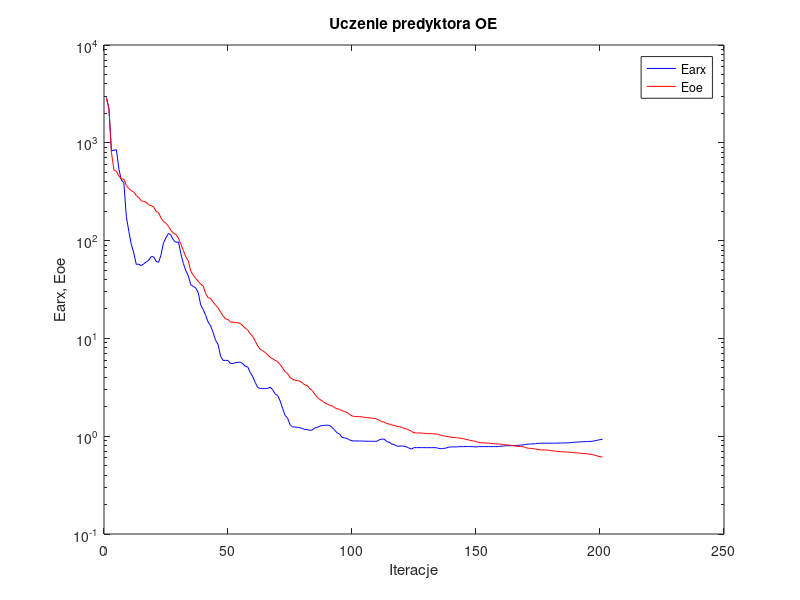
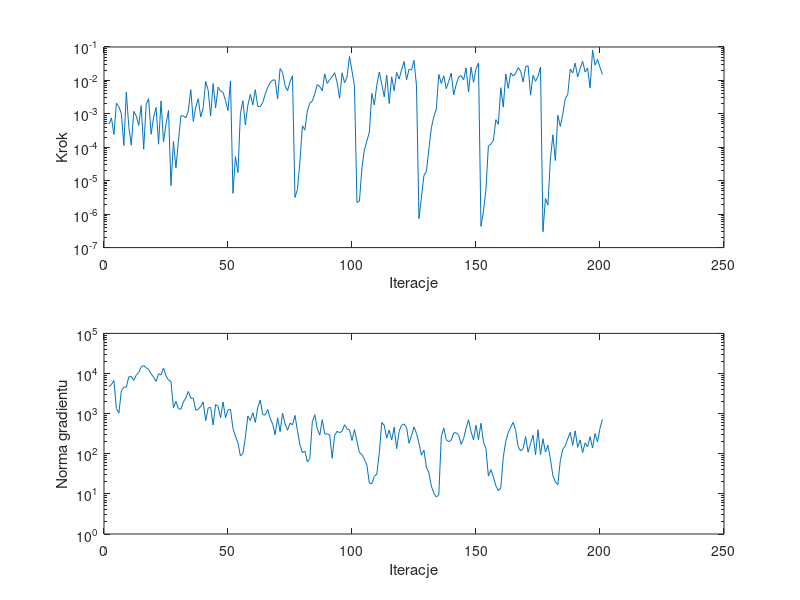

Here is the MATLAB script that generated these plots, in order:
%uczenie predyktora oe
clear all;
n=0; farx(n+1)=2.906999e+003; foe(n+1)=2.830587e+003; wspucz(n+1)=0.000000e+000; ng(n+1)=0.000000e+000;
%odnowa zmiennej metryki
n=1; farx(n+1)=2.228074e+003; foe(n+1)=2.230677e+003; krok(n+1)=4.878389e-004; ng(n+1)=4.673813e+003;
n=2; farx(n+1)=8.273325e+002; foe(n+1)=7.999255e+002; krok(n+1)=7.567049e-004; ng(n+1)=5.334534e+003;
n=3; farx(n+1)=8.399694e+002; foe(n+1)=5.268939e+002; krok(n+1)=2.405598e-004; ng(n+1)=6.667522e+003;
n=4; farx(n+1)=8.496943e+002; foe(n+1)=5.103947e+002; krok(n+1)=2.075244e-003; ng(n+1)=1.337881e+003;
n=5; farx(n+1)=5.385349e+002; foe(n+1)=4.595983e+002; krok(n+1)=1.645803e-003; ng(n+1)=1.032210e+003;
n=6; farx(n+1)=4.156714e+002; foe(n+1)=4.271853e+002; krok(n+1)=1.005907e-003; ng(n+1)=3.759471e+003;
n=7; farx(n+1)=3.916667e+002; foe(n+1)=4.241032e+002; krok(n+1)=1.133097e-004; ng(n+1)=4.549680e+003;
n=8; farx(n+1)=1.762171e+002; foe(n+1)=3.666986e+002; krok(n+1)=4.474402e-003; ng(n+1)=4.624187e+003;
n=9; farx(n+1)=1.248007e+002; foe(n+1)=3.403159e+002; krok(n+1)=4.129769e-004; ng(n+1)=8.285372e+003;
n=10; farx(n+1)=9.178905e+001; foe(n+1)=3.240016e+002; krok(n+1)=1.155909e-004; ng(n+1)=8.423315e+003;
n=11; farx(n+1)=7.497902e+001; foe(n+1)=3.130065e+002; krok(n+1)=1.181969e-003; ng(n+1)=6.756016e+003;
n=12; farx(n+1)=5.719242e+001; foe(n+1)=2.888349e+002; krok(n+1)=8.684522e-004; ng(n+1)=9.088382e+003;
n=13; farx(n+1)=5.740907e+001; foe(n+1)=2.761672e+002; krok(n+1)=4.526501e-004; ng(n+1)=1.053638e+004;
n=14; farx(n+1)=5.557246e+001; foe(n+1)=2.551230e+002; krok(n+1)=1.758026e-003; ng(n+1)=1.472147e+004;
n=15; farx(n+1)=5.783894e+001; foe(n+1)=2.517898e+002; krok(n+1)=8.763006e-005; ng(n+1)=1.565747e+004;
n=16; farx(n+1)=6.047009e+001; foe(n+1)=2.471354e+002; krok(n+1)=1.940049e-003; ng(n+1)=1.394775e+004;
n=17; farx(n+1)=6.290742e+001; foe(n+1)=2.324633e+002; krok(n+1)=2.827577e-003; ng(n+1)=1.260362e+004;
n=18; farx(n+1)=6.851042e+001; foe(n+1)=2.274294e+002; krok(n+1)=2.448449e-004; ng(n+1)=9.868173e+003;
n=19; farx(n+1)=6.832017e+001; foe(n+1)=2.216540e+002; krok(n+1)=7.937301e-004; ng(n+1)=8.050976e+003;
n=20; farx(n+1)=6.145078e+001; foe(n+1)=1.990459e+002; krok(n+1)=1.548092e-003; ng(n+1)=6.358041e+003;
n=21; farx(n+1)=5.994465e+001; foe(n+1)=1.931439e+002; krok(n+1)=1.241749e-004; ng(n+1)=9.911464e+003;
n=22; farx(n+1)=7.130462e+001; foe(n+1)=1.700070e+002; krok(n+1)=2.440097e-003; ng(n+1)=9.168555e+003;
n=23; farx(n+1)=9.535840e+001; foe(n+1)=1.568951e+002; krok(n+1)=1.448755e-004; ng(n+1)=1.370497e+004;
n=24; farx(n+1)=1.069156e+002; foe(n+1)=1.501088e+002; krok(n+1)=4.980849e-004; ng(n+1)=8.761885e+003;
n=25; farx(n+1)=1.185246e+002; foe(n+1)=1.400089e+002; krok(n+1)=1.255518e-003; ng(n+1)=6.913714e+003;
%odnowa zmiennej metryki
n=26; farx(n+1)=1.139872e+002; foe(n+1)=1.271256e+002; krok(n+1)=7.172631e-006; ng(n+1)=6.326507e+003;
n=27; farx(n+1)=1.010397e+002; foe(n+1)=1.189736e+002; krok(n+1)=1.493018e-004; ng(n+1)=1.403835e+003;
n=28; farx(n+1)=9.598134e+001; foe(n+1)=1.156218e+002; krok(n+1)=2.418894e-005; ng(n+1)=2.025222e+003;
n=29; farx(n+1)=9.703229e+001; foe(n+1)=1.062072e+002; krok(n+1)=1.504835e-004; ng(n+1)=1.335096e+003;
n=30; farx(n+1)=7.348647e+001; foe(n+1)=9.194456e+001; krok(n+1)=8.786586e-004; ng(n+1)=1.284682e+003;
n=31; farx(n+1)=5.832222e+001; foe(n+1)=7.881091e+001; krok(n+1)=8.713055e-004; ng(n+1)=1.956360e+003;
n=32; farx(n+1)=4.914148e+001; foe(n+1)=6.821459e+001; krok(n+1)=7.624904e-004; ng(n+1)=2.478280e+003;
n=33; farx(n+1)=4.352215e+001; foe(n+1)=6.202003e+001; krok(n+1)=1.219912e-003; ng(n+1)=3.572594e+003;
n=34; farx(n+1)=3.530745e+001; foe(n+1)=4.868554e+001; krok(n+1)=5.294040e-003; ng(n+1)=2.420410e+003;
n=35; farx(n+1)=3.412806e+001; foe(n+1)=4.400189e+001; krok(n+1)=5.941314e-004; ng(n+1)=2.415554e+003;
n=36; farx(n+1)=3.274980e+001; foe(n+1)=4.098401e+001; krok(n+1)=1.587460e-003; ng(n+1)=1.218497e+003;
n=37; farx(n+1)=2.933957e+001; foe(n+1)=3.824968e+001; krok(n+1)=2.850058e-003; ng(n+1)=1.282494e+003;
n=38; farx(n+1)=2.197138e+001; foe(n+1)=3.591845e+001; krok(n+1)=8.062699e-004; ng(n+1)=1.517224e+003;
n=39; farx(n+1)=1.971889e+001; foe(n+1)=3.440512e+001; krok(n+1)=1.548092e-003; ng(n+1)=1.961462e+003;
n=40; farx(n+1)=1.721212e+001; foe(n+1)=2.874029e+001; krok(n+1)=9.338225e-003; ng(n+1)=6.664260e+002;
n=41; farx(n+1)=1.469097e+001; foe(n+1)=2.607964e+001; krok(n+1)=5.087256e-003; ng(n+1)=1.385676e+003;
n=42; farx(n+1)=1.344299e+001; foe(n+1)=2.558852e+001; krok(n+1)=8.676816e-004; ng(n+1)=1.429399e+003;
n=43; farx(n+1)=1.147555e+001; foe(n+1)=2.358348e+001; krok(n+1)=8.055458e-003; ng(n+1)=5.228988e+002;
n=44; farx(n+1)=9.554368e+000; foe(n+1)=2.176271e+001; krok(n+1)=1.510644e-003; ng(n+1)=1.689917e+003;
n=45; farx(n+1)=8.668000e+000; foe(n+1)=2.062997e+001; krok(n+1)=6.319511e-003; ng(n+1)=1.514533e+003;
n=46; farx(n+1)=6.569273e+000; foe(n+1)=1.850462e+001; krok(n+1)=4.806036e-003; ng(n+1)=7.880054e+002;
n=47; farx(n+1)=5.956847e+000; foe(n+1)=1.710083e+001; krok(n+1)=4.375565e-003; ng(n+1)=1.958313e+003;
n=48; farx(n+1)=5.964459e+000; foe(n+1)=1.580449e+001; krok(n+1)=2.487486e-003; ng(n+1)=7.903393e+002;
n=49; farx(n+1)=5.955114e+000; foe(n+1)=1.563032e+001; krok(n+1)=1.259039e-003; ng(n+1)=1.234908e+003;
n=50; farx(n+1)=5.533973e+000; foe(n+1)=1.469479e+001; krok(n+1)=9.630946e-003; ng(n+1)=1.284936e+003;
%odnowa zmiennej metryki
n=51; farx(n+1)=5.534646e+000; foe(n+1)=1.466292e+001; krok(n+1)=4.189792e-006; ng(n+1)=4.222318e+002;
n=52; farx(n+1)=5.665313e+000; foe(n+1)=1.449292e+001; krok(n+1)=5.294446e-005; ng(n+1)=2.740988e+002;
n=53; farx(n+1)=5.682607e+000; foe(n+1)=1.447043e+001; krok(n+1)=1.757217e-005; ng(n+1)=1.878189e+002;
n=54; farx(n+1)=5.719284e+000; foe(n+1)=1.419617e+001; krok(n+1)=9.977322e-004; ng(n+1)=8.851514e+001;
n=55; farx(n+1)=5.513722e+000; foe(n+1)=1.344348e+001; krok(n+1)=2.467965e-003; ng(n+1)=1.013577e+002;
n=56; farx(n+1)=5.174115e+000; foe(n+1)=1.266824e+001; krok(n+1)=4.652564e-004; ng(n+1)=2.541542e+002;
n=57; farx(n+1)=5.097068e+000; foe(n+1)=1.212780e+001; krok(n+1)=1.812955e-003; ng(n+1)=8.688730e+002;
n=58; farx(n+1)=4.447351e+000; foe(n+1)=1.112664e+001; krok(n+1)=3.816075e-003; ng(n+1)=6.748421e+002;
n=59; farx(n+1)=4.049990e+000; foe(n+1)=1.043949e+001; krok(n+1)=1.854565e-003; ng(n+1)=1.056178e+003;
n=60; farx(n+1)=3.535799e+000; foe(n+1)=9.349664e+000; krok(n+1)=5.296999e-003; ng(n+1)=6.044602e+002;
n=61; farx(n+1)=3.143742e+000; foe(n+1)=8.374518e+000; krok(n+1)=1.683682e-003; ng(n+1)=1.405396e+003;
n=62; farx(n+1)=3.077585e+000; foe(n+1)=7.722741e+000; krok(n+1)=1.629095e-003; ng(n+1)=2.183196e+003;
n=63; farx(n+1)=3.083718e+000; foe(n+1)=7.494715e+000; krok(n+1)=2.201622e-003; ng(n+1)=9.456180e+002;
n=64; farx(n+1)=3.062274e+000; foe(n+1)=7.181622e+000; krok(n+1)=3.870416e-003; ng(n+1)=9.243920e+002;
n=65; farx(n+1)=3.083133e+000; foe(n+1)=6.802355e+000; krok(n+1)=6.254878e-003; ng(n+1)=1.272971e+003;
n=66; farx(n+1)=3.172763e+000; foe(n+1)=6.404809e+000; krok(n+1)=8.534063e-003; ng(n+1)=7.645598e+002;
n=67; farx(n+1)=2.986691e+000; foe(n+1)=6.204254e+000; krok(n+1)=1.023953e-002; ng(n+1)=5.486565e+002;
n=68; farx(n+1)=2.708763e+000; foe(n+1)=5.955159e+000; krok(n+1)=1.033570e-002; ng(n+1)=2.988611e+002;
n=69; farx(n+1)=2.610189e+000; foe(n+1)=5.802891e+000; krok(n+1)=2.774090e-003; ng(n+1)=7.889379e+002;
n=70; farx(n+1)=2.300762e+000; foe(n+1)=5.403295e+000; krok(n+1)=2.279678e-002; ng(n+1)=3.558607e+002;
n=71; farx(n+1)=1.934300e+000; foe(n+1)=5.018266e+000; krok(n+1)=1.705843e-002; ng(n+1)=1.032820e+003;
n=72; farx(n+1)=1.635294e+000; foe(n+1)=4.555587e+000; krok(n+1)=7.032104e-003; ng(n+1)=5.605481e+002;
n=73; farx(n+1)=1.534446e+000; foe(n+1)=4.395584e+000; krok(n+1)=4.938447e-003; ng(n+1)=3.841607e+002;
n=74; farx(n+1)=1.313219e+000; foe(n+1)=3.997700e+000; krok(n+1)=8.996953e-003; ng(n+1)=5.803055e+002;
n=75; farx(n+1)=1.244001e+000; foe(n+1)=3.822230e+000; krok(n+1)=1.378623e-002; ng(n+1)=5.237235e+002;
%odnowa zmiennej metryki
n=76; farx(n+1)=1.238431e+000; foe(n+1)=3.733027e+000; krok(n+1)=3.162689e-006; ng(n+1)=9.024796e+002;
n=77; farx(n+1)=1.234622e+000; foe(n+1)=3.702097e+000; krok(n+1)=5.513365e-006; ng(n+1)=3.775234e+002;
n=78; farx(n+1)=1.222032e+000; foe(n+1)=3.664369e+000; krok(n+1)=3.785202e-005; ng(n+1)=1.683111e+002;
n=79; farx(n+1)=1.198470e+000; foe(n+1)=3.491250e+000; krok(n+1)=4.393293e-004; ng(n+1)=1.066851e+002;
n=80; farx(n+1)=1.172706e+000; foe(n+1)=3.351429e+000; krok(n+1)=3.270787e-004; ng(n+1)=1.163445e+002;
n=81; farx(n+1)=1.168936e+000; foe(n+1)=3.292471e+000; krok(n+1)=1.233983e-003; ng(n+1)=6.248126e+001;
n=82; farx(n+1)=1.147663e+000; foe(n+1)=3.048025e+000; krok(n+1)=2.100547e-003; ng(n+1)=7.706494e+001;
n=83; farx(n+1)=1.156351e+000; foe(n+1)=2.929027e+000; krok(n+1)=2.431442e-003; ng(n+1)=6.273703e+002;
n=84; farx(n+1)=1.213269e+000; foe(n+1)=2.676859e+000; krok(n+1)=4.001696e-003; ng(n+1)=9.396259e+002;
n=85; farx(n+1)=1.230767e+000; foe(n+1)=2.506810e+000; krok(n+1)=7.481826e-003; ng(n+1)=4.209556e+002;
n=86; farx(n+1)=1.266753e+000; foe(n+1)=2.381567e+000; krok(n+1)=6.518600e-003; ng(n+1)=2.910758e+002;
n=87; farx(n+1)=1.286161e+000; foe(n+1)=2.290100e+000; krok(n+1)=4.938447e-003; ng(n+1)=7.073929e+002;
n=88; farx(n+1)=1.289825e+000; foe(n+1)=2.190321e+000; krok(n+1)=1.561084e-002; ng(n+1)=3.122682e+002;
n=89; farx(n+1)=1.298388e+000; foe(n+1)=2.134874e+000; krok(n+1)=8.130648e-003; ng(n+1)=3.130808e+002;
n=90; farx(n+1)=1.285672e+000; foe(n+1)=2.070837e+000; krok(n+1)=1.053841e-002; ng(n+1)=2.996401e+002;
n=91; farx(n+1)=1.231514e+000; foe(n+1)=2.034871e+000; krok(n+1)=1.282772e-002; ng(n+1)=7.728171e+001;
n=92; farx(n+1)=1.152798e+000; foe(n+1)=1.959171e+000; krok(n+1)=1.706649e-002; ng(n+1)=2.864300e+002;
n=93; farx(n+1)=1.081994e+000; foe(n+1)=1.904459e+000; krok(n+1)=8.751130e-003; ng(n+1)=3.630520e+002;
n=94; farx(n+1)=1.052256e+000; foe(n+1)=1.886376e+000; krok(n+1)=2.914669e-003; ng(n+1)=3.334384e+002;
n=95; farx(n+1)=9.729167e-001; foe(n+1)=1.818237e+000; krok(n+1)=1.696688e-002; ng(n+1)=3.642578e+002;
n=96; farx(n+1)=9.589843e-001; foe(n+1)=1.788003e+000; krok(n+1)=8.471180e-003; ng(n+1)=5.292695e+002;
n=97; farx(n+1)=9.479119e-001; foe(n+1)=1.750772e+000; krok(n+1)=1.263902e-002; ng(n+1)=4.113043e+002;
n=98; farx(n+1)=9.161635e-001; foe(n+1)=1.666218e+000; krok(n+1)=5.235740e-002; ng(n+1)=3.950879e+002;
n=99; farx(n+1)=8.963009e-001; foe(n+1)=1.611502e+000; krok(n+1)=1.906683e-002; ng(n+1)=2.143840e+002;
n=100; farx(n+1)=8.945663e-001; foe(n+1)=1.589030e+000; krok(n+1)=6.752063e-003; ng(n+1)=4.017822e+002;
%odnowa zmiennej metryki
n=101; farx(n+1)=8.942763e-001; foe(n+1)=1.586120e+000; krok(n+1)=2.228351e-006; ng(n+1)=2.041629e+002;
n=102; farx(n+1)=8.942257e-001; foe(n+1)=1.585078e+000; krok(n+1)=2.460280e-006; ng(n+1)=1.064395e+002;
n=103; farx(n+1)=8.916171e-001; foe(n+1)=1.577587e+000; krok(n+1)=2.418894e-005; ng(n+1)=9.584599e+001;
n=104; farx(n+1)=8.903277e-001; foe(n+1)=1.561067e+000; krok(n+1)=8.408970e-005; ng(n+1)=7.264168e+001;
n=105; farx(n+1)=8.883766e-001; foe(n+1)=1.546192e+000; krok(n+1)=1.541640e-004; ng(n+1)=5.215946e+001;
n=106; farx(n+1)=8.879403e-001; foe(n+1)=1.542490e+000; krok(n+1)=2.866652e-004; ng(n+1)=1.856422e+001;
n=107; farx(n+1)=8.877182e-001; foe(n+1)=1.530053e+000; krok(n+1)=4.065324e-003; ng(n+1)=1.771156e+001;
n=108; farx(n+1)=8.870927e-001; foe(n+1)=1.518746e+000; krok(n+1)=1.841613e-003; ng(n+1)=2.733023e+001;
n=109; farx(n+1)=8.862614e-001; foe(n+1)=1.503707e+000; krok(n+1)=7.251821e-003; ng(n+1)=3.128593e+001;
n=110; farx(n+1)=9.190367e-001; foe(n+1)=1.448222e+000; krok(n+1)=1.785641e-002; ng(n+1)=1.035153e+002;
n=111; farx(n+1)=9.329212e-001; foe(n+1)=1.410019e+000; krok(n+1)=7.737158e-003; ng(n+1)=6.061428e+002;
n=112; farx(n+1)=9.347421e-001; foe(n+1)=1.395084e+000; krok(n+1)=3.209934e-003; ng(n+1)=5.118668e+002;
n=113; farx(n+1)=8.813685e-001; foe(n+1)=1.345127e+000; krok(n+1)=1.448480e-002; ng(n+1)=2.462065e+002;
n=114; farx(n+1)=8.686782e-001; foe(n+1)=1.334572e+000; krok(n+1)=2.032216e-003; ng(n+1)=3.897766e+002;
n=115; farx(n+1)=8.314095e-001; foe(n+1)=1.301797e+000; krok(n+1)=1.284535e-002; ng(n+1)=2.189147e+002;
n=116; farx(n+1)=8.228538e-001; foe(n+1)=1.290291e+000; krok(n+1)=4.904166e-003; ng(n+1)=4.563181e+002;
n=117; farx(n+1)=7.933920e-001; foe(n+1)=1.264188e+000; krok(n+1)=1.733857e-002; ng(n+1)=1.343178e+002;
n=118; farx(n+1)=7.873312e-001; foe(n+1)=1.253248e+000; krok(n+1)=1.095618e-002; ng(n+1)=3.587535e+002;
n=119; farx(n+1)=7.964385e-001; foe(n+1)=1.230379e+000; krok(n+1)=2.080702e-002; ng(n+1)=5.146635e+002;
n=120; farx(n+1)=7.887591e-001; foe(n+1)=1.201721e+000; krok(n+1)=3.688951e-002; ng(n+1)=5.524359e+002;
n=121; farx(n+1)=7.767655e-001; foe(n+1)=1.187746e+000; krok(n+1)=1.046652e-002; ng(n+1)=4.503853e+002;
n=122; farx(n+1)=7.554608e-001; foe(n+1)=1.154761e+000; krok(n+1)=2.165649e-002; ng(n+1)=1.822667e+002;
n=123; farx(n+1)=7.394176e-001; foe(n+1)=1.119047e+000; krok(n+1)=2.067140e-002; ng(n+1)=2.857221e+002;
n=124; farx(n+1)=7.634457e-001; foe(n+1)=1.084312e+000; krok(n+1)=4.000365e-002; ng(n+1)=4.652288e+002;
n=125; farx(n+1)=7.642056e-001; foe(n+1)=1.079744e+000; krok(n+1)=6.998367e-003; ng(n+1)=3.216468e+002;
%odnowa zmiennej metryki
n=126; farx(n+1)=7.641930e-001; foe(n+1)=1.078442e+000; krok(n+1)=7.315661e-007; ng(n+1)=1.815758e+002;
n=127; farx(n+1)=7.641830e-001; foe(n+1)=1.077361e+000; krok(n+1)=3.170998e-006; ng(n+1)=9.223198e+001;
n=128; farx(n+1)=7.634625e-001; foe(n+1)=1.069370e+000; krok(n+1)=1.442554e-005; ng(n+1)=1.232852e+002;
n=129; farx(n+1)=7.636422e-001; foe(n+1)=1.067962e+000; krok(n+1)=1.904053e-005; ng(n+1)=4.641424e+001;
n=130; farx(n+1)=7.632435e-001; foe(n+1)=1.063755e+000; krok(n+1)=8.923578e-005; ng(n+1)=3.368403e+001;
n=131; farx(n+1)=7.637606e-001; foe(n+1)=1.060165e+000; krok(n+1)=3.831728e-004; ng(n+1)=1.564502e+001;
n=132; farx(n+1)=7.638851e-001; foe(n+1)=1.057741e+000; krok(n+1)=8.259539e-004; ng(n+1)=1.045124e+001;
n=133; farx(n+1)=7.631320e-001; foe(n+1)=1.056455e+000; krok(n+1)=1.402097e-003; ng(n+1)=8.340184e+000;
n=134; farx(n+1)=7.505657e-001; foe(n+1)=1.037403e+000; krok(n+1)=1.506159e-002; ng(n+1)=9.429376e+000;
n=135; farx(n+1)=7.448992e-001; foe(n+1)=1.022654e+000; krok(n+1)=8.130648e-003; ng(n+1)=2.674783e+002;
n=136; farx(n+1)=7.502983e-001; foe(n+1)=1.003929e+000; krok(n+1)=1.370811e-002; ng(n+1)=4.407092e+002;
n=137; farx(n+1)=7.568375e-001; foe(n+1)=9.987356e-001; krok(n+1)=5.680993e-003; ng(n+1)=2.236793e+002;
n=138; farx(n+1)=7.732500e-001; foe(n+1)=9.883034e-001; krok(n+1)=9.405190e-003; ng(n+1)=2.003037e+002;
n=139; farx(n+1)=7.769463e-001; foe(n+1)=9.747237e-001; krok(n+1)=1.650507e-002; ng(n+1)=2.162961e+002;
n=140; farx(n+1)=7.772852e-001; foe(n+1)=9.705369e-001; krok(n+1)=3.683227e-003; ng(n+1)=3.281553e+002;
n=141; farx(n+1)=7.783898e-001; foe(n+1)=9.654715e-001; krok(n+1)=7.479896e-003; ng(n+1)=3.359372e+002;
n=142; farx(n+1)=7.804300e-001; foe(n+1)=9.609250e-001; krok(n+1)=1.269968e-002; ng(n+1)=2.908299e+002;
n=143; farx(n+1)=7.825728e-001; foe(n+1)=9.506323e-001; krok(n+1)=1.391254e-002; ng(n+1)=1.714959e+002;
n=144; farx(n+1)=7.821697e-001; foe(n+1)=9.421203e-001; krok(n+1)=1.038769e-002; ng(n+1)=2.403309e+002;
n=145; farx(n+1)=7.836240e-001; foe(n+1)=9.267413e-001; krok(n+1)=2.357847e-002; ng(n+1)=4.355340e+002;
n=146; farx(n+1)=7.840113e-001; foe(n+1)=9.163796e-001; krok(n+1)=4.534550e-003; ng(n+1)=7.045890e+002;
n=147; farx(n+1)=7.829518e-001; foe(n+1)=9.026178e-001; krok(n+1)=2.508493e-002; ng(n+1)=3.593524e+002;
n=148; farx(n+1)=7.809056e-001; foe(n+1)=8.947624e-001; krok(n+1)=8.751130e-003; ng(n+1)=2.207958e+002;
n=149; farx(n+1)=7.761231e-001; foe(n+1)=8.827642e-001; krok(n+1)=2.223039e-002; ng(n+1)=5.136091e+002;
n=150; farx(n+1)=7.829593e-001; foe(n+1)=8.648183e-001; krok(n+1)=3.329740e-002; ng(n+1)=2.254464e+002;
%odnowa zmiennej metryki
n=151; farx(n+1)=7.828569e-001; foe(n+1)=8.569074e-001; krok(n+1)=4.328174e-007; ng(n+1)=5.764864e+002;
n=152; farx(n+1)=7.827573e-001; foe(n+1)=8.549950e-001; krok(n+1)=1.194786e-006; ng(n+1)=1.970236e+002;
n=153; farx(n+1)=7.824724e-001; foe(n+1)=8.516527e-001; krok(n+1)=5.456206e-006; ng(n+1)=1.350734e+002;
n=154; farx(n+1)=7.825471e-001; foe(n+1)=8.491328e-001; krok(n+1)=1.107642e-004; ng(n+1)=2.774546e+001;
n=155; farx(n+1)=7.824449e-001; foe(n+1)=8.428906e-001; krok(n+1)=1.247165e-004; ng(n+1)=4.033799e+001;
n=156; farx(n+1)=7.820374e-001; foe(n+1)=8.392254e-001; krok(n+1)=1.592886e-004; ng(n+1)=2.664470e+001;
n=157; farx(n+1)=7.828119e-001; foe(n+1)=8.335696e-001; krok(n+1)=6.694872e-004; ng(n+1)=1.595661e+001;
n=158; farx(n+1)=7.832454e-001; foe(n+1)=8.325584e-001; krok(n+1)=4.875677e-004; ng(n+1)=1.201554e+001;
n=159; farx(n+1)=7.892870e-001; foe(n+1)=8.266627e-001; krok(n+1)=6.053639e-003; ng(n+1)=1.415732e+001;
n=160; farx(n+1)=7.931564e-001; foe(n+1)=8.230972e-001; krok(n+1)=1.587460e-003; ng(n+1)=8.133520e+001;
n=161; farx(n+1)=7.977055e-001; foe(n+1)=8.167268e-001; krok(n+1)=1.556427e-002; ng(n+1)=2.060727e+002;
n=162; farx(n+1)=7.997967e-001; foe(n+1)=8.126758e-001; krok(n+1)=5.767896e-003; ng(n+1)=3.355312e+002;
n=163; farx(n+1)=7.990680e-001; foe(n+1)=8.079534e-001; krok(n+1)=1.683407e-002; ng(n+1)=4.595276e+002;
n=164; farx(n+1)=8.023014e-001; foe(n+1)=7.995364e-001; krok(n+1)=1.349675e-002; ng(n+1)=6.045791e+002;
n=165; farx(n+1)=8.037334e-001; foe(n+1)=7.925416e-001; krok(n+1)=1.634950e-002; ng(n+1)=3.807864e+002;
n=166; farx(n+1)=8.054955e-001; foe(n+1)=7.875220e-001; krok(n+1)=2.428721e-002; ng(n+1)=1.502382e+002;
n=167; farx(n+1)=8.113414e-001; foe(n+1)=7.841431e-001; krok(n+1)=1.899071e-002; ng(n+1)=1.176481e+002;
n=168; farx(n+1)=8.148342e-001; foe(n+1)=7.811589e-001; krok(n+1)=9.019129e-003; ng(n+1)=1.345379e+002;
n=169; farx(n+1)=8.213052e-001; foe(n+1)=7.658276e-001; krok(n+1)=2.548582e-002; ng(n+1)=2.686427e+002;
n=170; farx(n+1)=8.300544e-001; foe(n+1)=7.537328e-001; krok(n+1)=2.757245e-002; ng(n+1)=1.089915e+002;
n=171; farx(n+1)=8.318573e-001; foe(n+1)=7.512909e-001; krok(n+1)=3.621201e-003; ng(n+1)=1.828898e+002;
n=172; farx(n+1)=8.338037e-001; foe(n+1)=7.450466e-001; krok(n+1)=1.423591e-002; ng(n+1)=2.902150e+002;
n=173; farx(n+1)=8.389470e-001; foe(n+1)=7.400661e-001; krok(n+1)=9.428457e-003; ng(n+1)=9.431254e+001;
n=174; farx(n+1)=8.459215e-001; foe(n+1)=7.316220e-001; krok(n+1)=1.321526e-002; ng(n+1)=3.970534e+002;
n=175; farx(n+1)=8.482560e-001; foe(n+1)=7.247424e-001; krok(n+1)=2.521242e-002; ng(n+1)=9.532328e+001;
%odnowa zmiennej metryki
n=176; farx(n+1)=8.482544e-001; foe(n+1)=7.240801e-001; krok(n+1)=2.991227e-007; ng(n+1)=2.364980e+002;
n=177; farx(n+1)=8.483160e-001; foe(n+1)=7.228175e-001; krok(n+1)=2.938190e-006; ng(n+1)=1.103836e+002;
n=178; farx(n+1)=8.484430e-001; foe(n+1)=7.209252e-001; krok(n+1)=1.868922e-006; ng(n+1)=1.630822e+002;
n=179; farx(n+1)=8.488643e-001; foe(n+1)=7.119947e-001; krok(n+1)=4.452497e-005; ng(n+1)=7.423015e+001;
n=180; farx(n+1)=8.488285e-001; foe(n+1)=7.061237e-001; krok(n+1)=2.368916e-004; ng(n+1)=2.843554e+001;
n=181; farx(n+1)=8.488968e-001; foe(n+1)=7.055872e-001; krok(n+1)=4.013634e-005; ng(n+1)=1.970124e+001;
n=182; farx(n+1)=8.508967e-001; foe(n+1)=6.984351e-001; krok(n+1)=9.064776e-004; ng(n+1)=1.703305e+001;
n=183; farx(n+1)=8.520336e-001; foe(n+1)=6.950167e-001; krok(n+1)=4.205124e-004; ng(n+1)=6.801375e+001;
n=184; farx(n+1)=8.527949e-001; foe(n+1)=6.930891e-001; krok(n+1)=9.988735e-004; ng(n+1)=1.302252e+002;
n=185; farx(n+1)=8.545018e-001; foe(n+1)=6.901841e-001; krok(n+1)=2.840497e-003; ng(n+1)=1.571806e+002;
n=186; farx(n+1)=8.555772e-001; foe(n+1)=6.876732e-001; krok(n+1)=3.846158e-003; ng(n+1)=2.366292e+002;
n=187; farx(n+1)=8.576853e-001; foe(n+1)=6.842612e-001; krok(n+1)=2.178313e-002; ng(n+1)=3.411621e+002;
n=188; farx(n+1)=8.638241e-001; foe(n+1)=6.819108e-001; krok(n+1)=1.664795e-002; ng(n+1)=1.628170e+002;
n=189; farx(n+1)=8.686346e-001; foe(n+1)=6.767164e-001; krok(n+1)=3.277333e-002; ng(n+1)=3.724423e+002;
n=190; farx(n+1)=8.696494e-001; foe(n+1)=6.748570e-001; krok(n+1)=1.260621e-002; ng(n+1)=1.446933e+002;
n=191; farx(n+1)=8.764880e-001; foe(n+1)=6.690307e-001; krok(n+1)=2.272397e-002; ng(n+1)=2.207182e+002;
n=192; farx(n+1)=8.782604e-001; foe(n+1)=6.652776e-001; krok(n+1)=3.749862e-002; ng(n+1)=1.069522e+002;
n=193; farx(n+1)=8.789087e-001; foe(n+1)=6.634971e-001; krok(n+1)=1.775074e-002; ng(n+1)=1.869904e+002;
n=194; farx(n+1)=8.828282e-001; foe(n+1)=6.592688e-001; krok(n+1)=2.334578e-002; ng(n+1)=1.475863e+002;
n=195; farx(n+1)=8.839120e-001; foe(n+1)=6.550261e-001; krok(n+1)=5.915528e-003; ng(n+1)=2.658838e+002;
n=196; farx(n+1)=8.885252e-001; foe(n+1)=6.476661e-001; krok(n+1)=8.035313e-002; ng(n+1)=1.397649e+002;
n=197; farx(n+1)=8.969206e-001; foe(n+1)=6.386911e-001; krok(n+1)=2.876670e-002; ng(n+1)=3.198949e+002;
n=198; farx(n+1)=9.108522e-001; foe(n+1)=6.270943e-001; krok(n+1)=4.254539e-002; ng(n+1)=1.961931e+002;
n=199; farx(n+1)=9.214598e-001; foe(n+1)=6.182981e-001; krok(n+1)=2.477353e-002; ng(n+1)=4.327597e+002;
n=200; farx(n+1)=9.294651e-001; foe(n+1)=6.113309e-001; krok(n+1)=1.495979e-002; ng(n+1)=7.197561e+002;

figure; semilogy(farx,'b'); hold on; semilogy(foe,'r'); xlabel('Iteracje'); ylabel('Earx, Eoe'); legend('Earx','Eoe'); title('Uczenie predyktora OE');
figure; subplot(2,1,1); semilogy(krok); xlabel('Iteracje'); ylabel('Krok');
subplot(2,1,2); semilogy(ng); xlabel('Iteracje'); ylabel('Norma gradientu');
Earx=farx(n+1)
Eoe=foe(n+1)
